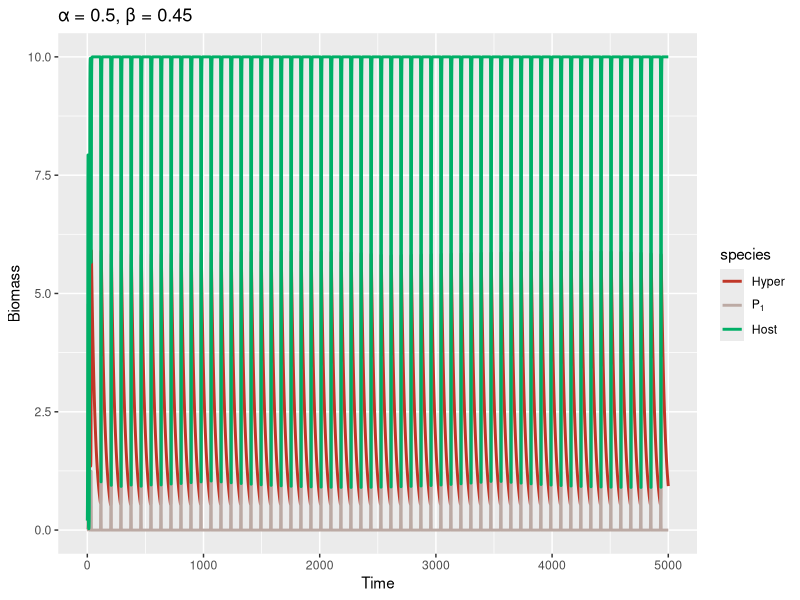

Reproduce this figure in R. (Note: this script raises an error after producing the figure.)
library(deSolve)
library(tidyverse)

### Build up tritrophic model ----
Model <- function(times, state, parms) {
  with(as.list(c(state, parms)), {
    dH_dt = (h1 * o1 * P1 * H) - (d * H)
    dP1_dt = e1 * a1 * P1 * S - o1 * P1 * H - m1 * P1
    dS_dt = r * S * (1-S/K) - a1 * P1 * S
    return(list(c(dH_dt, dP1_dt, dS_dt)))
  })
}

### Type-II functional response
Model <- function(times, state, parms) {
  with(as.list(c(state, parms)), {
    dH_dt = h1 * (o1 * P1) / (Ks + P1) * H - d * H
    dP1_dt = e1 * (a1 * S) / (Ks + S) * P1  - (o1 * P1) / (Ks + P1) * H - m1 * P1
    dS_dt = r * S * (1-S/K) - (a1 * S) / (Ks + S) * P1
    return(list(c(dH_dt, dP1_dt, dS_dt)))
  })
}

### Type-II functional response
Model <- function(times, state, parms) {
  with(as.list(c(state, parms)), {
    dH_dt = h1 * (o1 * P1) / (Ks + P1) * H - d * H
    dP1_dt = e1 * (a1 * S)* P1  - (o1 * P1) / (Ks + P1) * H - m1 * P1
    dS_dt = r * S * (1-S/K) - (a1 * S) * P1
    return(list(c(dH_dt, dP1_dt, dS_dt)))
  })
}

### Model parameters ----

times <- seq(0, 5000, by = 0.05)
#state <- c(H = 1, P1H = 0, P1 = 2, S = 5)
state <- c(H = 0.01, P1 = 0.01, S = 0.2)
#Change alpha and beta--
parms <- c(r = 1, K = 10,
           a1 = 0.5, psi1 = 1, e1 = 0.5,
           b1 = 0.45, m1 = 0.2, e1H = 0.5,
           o1 = 0.8, h1 = 1, c1 = 0.9, d = 0.03, Ks = 0.8)


### Model application ----
pop_size = ode(func = Model, times = times, y = state, parms = parms)

tail(pop_size)
#tail(mutate(as.data.frame(pop_size), P1total = P1 + P1H))
### Plot the result ----
## Plotting
pop_size %>%
  as.data.frame() %>%
  filter(time %% 1 == 0) %>%
  #filter(time > 1000, time < 5000) %>%
  #View()
  pivot_longer(cols = c("H", "P1", "S"), #"H", "P1H", "P1", "S" 
               names_to = "species", values_to = "biomass") %>%
  #filter(species == c("H","S")) %>%
  ggplot(mapping = aes(x = time, y = biomass, color = species)) +
  labs(x = "Time", y = "Biomass", title = paste0("α = ", parms["a1"], ", β = ", parms["b1"])) +  #paste0("r =", parms["r"]))β
  geom_line(lwd = 1) +
  scale_colour_manual(labels = c("H" = "Hyper", "P1" = expression(P[1]), 
                                 "P1H" = expression(P[1/H]), "S" = "Host"),
                      values = c("H" = "#C03728", "P1" = "#BCAAA4", 
                                 "P1H" = "#82491E", "S" = "#00AF66"))

k = 0
avg = rep(0, 3)
for (j in colnames(pop_size)[2:4]) { #run a loop that can input each species
  peaks = findpeaks(pop_size[, j])[ ,2]
  periods = peaks[length(peaks)] - peaks[length(peaks) - 1]
  avg[k] = mean(pop_size[(length(times) - periods + 1):length(times), j]) #store the long term average in to the vector that just created
  k = k + 1 #increase k so that we can put the value of next species into the vector
}
avg

#Analytic Sol:

with(as.list(parms), {
  H = (e1*a1*K*(1-(a1*d)/(h1*o1*r))-m1)/o1
  P = d/(h1*o1)
  S = K*(1-(a1*d)/(h1*o1*r))
  return(c(H = H, P = P, S = S))
})
 
